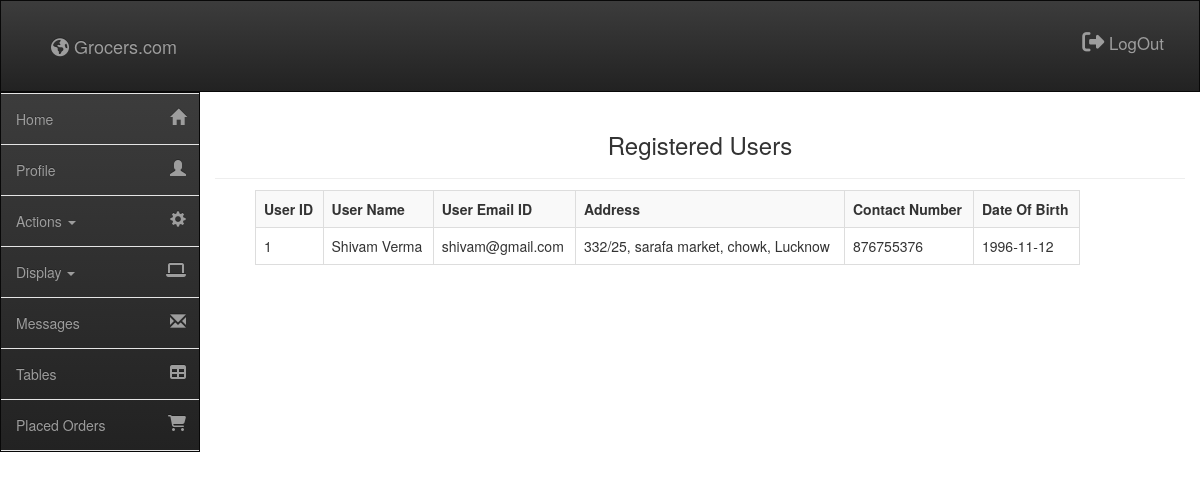
The app's page /Admin/Users.php (signed in) with its own data.
### tables this page shows
CREATE TABLE IF NOT EXISTS `users` (
  `User_Id` int(11) NOT NULL AUTO_INCREMENT,
  `Name` varchar(50) DEFAULT NULL,
  `Email` varchar(50) DEFAULT NULL,
  `Address` varchar(100) DEFAULT NULL,
  `DateOfBirth` varchar(15) DEFAULT NULL,
  `Mobile` int(11) DEFAULT NULL,
  `Password` varchar(100) DEFAULT NULL,
  PRIMARY KEY (`User_Id`)
);

### Admin/Users.php (the view, shortened to what this page needs)
<!DOCTYPE html>
<html>
<head>
</head>
<body>
	<?php
		if($_SESSION['login_admin'] != '')
		{
	?>
	<?php include_once "header.php" ?>
	<?php include_once "navigation.php" ?>
		<div class="text-center col-md-10">
			<h3>Registered Users
			</h3>
			<hr/>
		</div>
		<div class="row main">
			<div class="col-md-2"></div>
			<div class="col-md-9">
				<?php
					$sql = "select * from users";
					$result = mysqli_query($con, $sql);
					$count = mysqli_num_rows($result);
					if($count == 0)
						echo "<h4 class='text-warning'>No One Register into System</h4>";
					else {
						echo "<table class='table table-striped table-bordered table-hover'><tr><th>User ID<th>User Name<th>User Email ID<th>Address<th>Contact Number<th>Date Of Birth</tr>";
						while($row = mysqli_fetch_array($result))
							echo "<tr><td>".$row[0]."<td>".$row[1]."<td>".$row[2]."<td>".$row[3]."<td>".$row[5]."<td>".$row[4]."</td>";
					}
				?>
			</div>
		</div>
	<?php } else { ?>
	<p style="text-align: center; margin-top: 100px;">
		<i style="font-size: 2em;" class="fa fa-exclamation-triangle"><font>Something Went Wrong.! Try Again.</font></i>
	</p>
	<?php header('Refresh:1, url=Index.php'); } ?>
</body>
</html>

### Style.css (style rules this page uses)
body { margin: 0px auto; padding: 0px; overflow-x: hidden; background-color: #fff!important; }

### Admin/NavBarStyle.css (style rules this page uses)
body,html { height: 100%; }
nav.sidebar, .main { -webkit-transition: margin 200ms ease-out; -moz-transition: margin 200ms ease-out; -o-transition: margin 200ms ease-out; transition: margin 200ms ease-out; }
.main { padding: 10px 10px 0 10px; }
@media (min-width: 768px) { .main { position: absolute; width: calc(100% - 40px); margin-left: 40px; float: right; } }

### Admin/Users.php (style rules this page uses)
body { overflow-x: hidden; }

### Admin/Header.php (style rules this page uses)
body { background-color: #fff; }

### records on screen
users: User_Id "1", Name "Shivam Verma", Email "shivam@gmail.com", Address "332/25, sarafa market, chowk, Lucknow", Mobile "876755376", DateOfBirth "1996-11-12"
